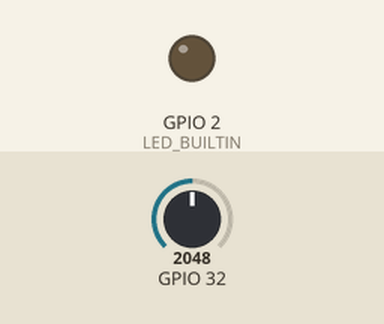
Simulated run of this sketch. Board: ESP32. Shown: output pins drawn as LEDs (lit = HIGH). The inputs (shaded band) are chosen by the test bench; at power-on: GPIO 32 = 2048. WiFi joins after 1.5 s; servers stay silent unless stated; no MQTT or app messages arrive unless stated; what the sketch prints to the serial monitor is not drawn.

Above: at 0.1 s.
At 0.6 s:
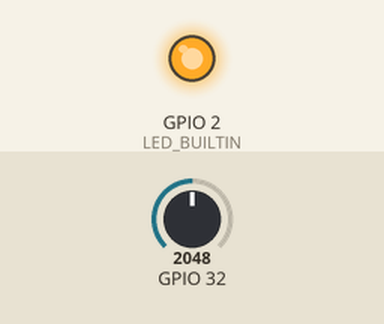
Timing chart, 0 to 2.5 s (numbered marks = the images above):
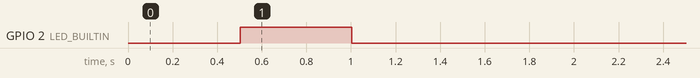

The sketch:

WATER_one_sensor.ino
```cpp
#include "DHT.h"
#include <WiFi.h>
#include <Wire.h>
#include <WiFiClientSecure.h>
#include<PubSubClient.h>


#define WIFI_SSD "กรอก SSID"
#define WIFI_PASS "กรอก password"

#define MQTT_SERVER   "tailor.cloudmqtt.com"
#define MQTT_PORT       14090
#define MQTT_USERNAME "zpfdcyrx"
#define MQTT_PASSWORD "OypjtCmtYhqp"
#define MQTT_NAME     "ESSSSS"

WiFiClient client;

PubSubClient mqtt(client);

void callback(char* topic, byte* payload, unsigned int length) {
  String topic_str = "";
  String payload_str = "";
  for (int j = 0 ; j < strlen(topic) ; j++) {
    topic_str += topic[j];
  }
  for (int i = 0 ; i < length ; i++) {
    Serial.print((char)payload[i]);
    payload_str += (char)payload[i];
  }

  Serial.print("[ ");
  Serial.print(topic);
  Serial.print(" ]");
  Serial.print(payload_str);

}

void setup() {
  Serial.begin(9600);
  Serial.println(F("DHTxx test!"));
  pinMode(LED_BUILTIN, OUTPUT);


  Serial.println();
  Serial.println();
  Serial.print("Connecting to ");
  Serial.println(WIFI_SSD);

  WiFi.mode(WIFI_STA);
  WiFi.begin(WIFI_SSD, WIFI_PASS);

  while (WiFi.status() != WL_CONNECTED) {
    delay(500);
    Serial.print(".");
    digitalWrite(LED_BUILTIN, !digitalRead(LED_BUILTIN));
  }

  digitalWrite(LED_BUILTIN, LOW);

  Serial.println("");
  Serial.println("WiFi connected");
  Serial.println("IP address: ");
  Serial.println(WiFi.localIP());

  mqtt.setServer(MQTT_SERVER, MQTT_PORT);
  mqtt.setCallback(callback);

  connectMQTT();

}

//water
const int AirValue = 0;   //you need to replace this value with Value_1
const int WaterValue = 2600;  //you need to replace this value with Value_2
int sensorValue = analogRead(32);

void loop() {

int sensorValue_water = analogRead(32);
int map_value_water=0;
Serial.println(sensorValue_water) ;
map_value_water = map(sensorValue_water, AirValue, WaterValue, 0, 100);
if(sensorValue_water >=2600){
   Serial.println(sensorValue_water);
   Serial.println("100");
    Publish("TEST/MQTT_WATER", ("100"));
  }  else if(sensorValue_water <=0 ){
     Serial.println(sensorValue_water);
   Serial.println("0");
    Publish("TEST/MQTT_WATER", ("0"));
  } else {
    Serial.println(sensorValue_water);
    Serial.print(map_value_water);
     Publish("TEST/MQTT_WATER", String(map_value_water));
    Serial.print(" %\n===============================\n");
    }

  Serial.println();
  delay(1500);


}

void connectMQTT() {
  Serial.print("MQTT connect... ");
  if (mqtt.connect(MQTT_NAME , MQTT_USERNAME , MQTT_PASSWORD )) {
    Serial.print("success");
  } else {
    Serial.print("Failed");
    delay(5000);
  }
  Serial.println();

}

void Publish(String key , String message) {
  char topic[100] , payload[100];
  key.toCharArray(topic, 100);
  message.toCharArray(payload, 100);
  mqtt.publish(topic , payload);
}
int analog_value = 0;
double temp = 0;
```
